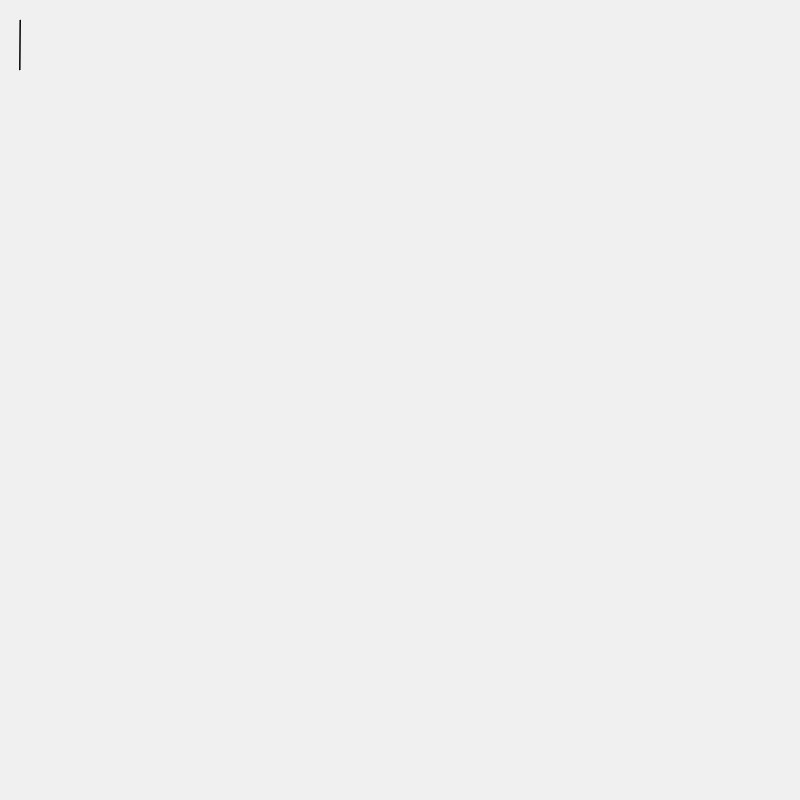
Frame 1 (no input)
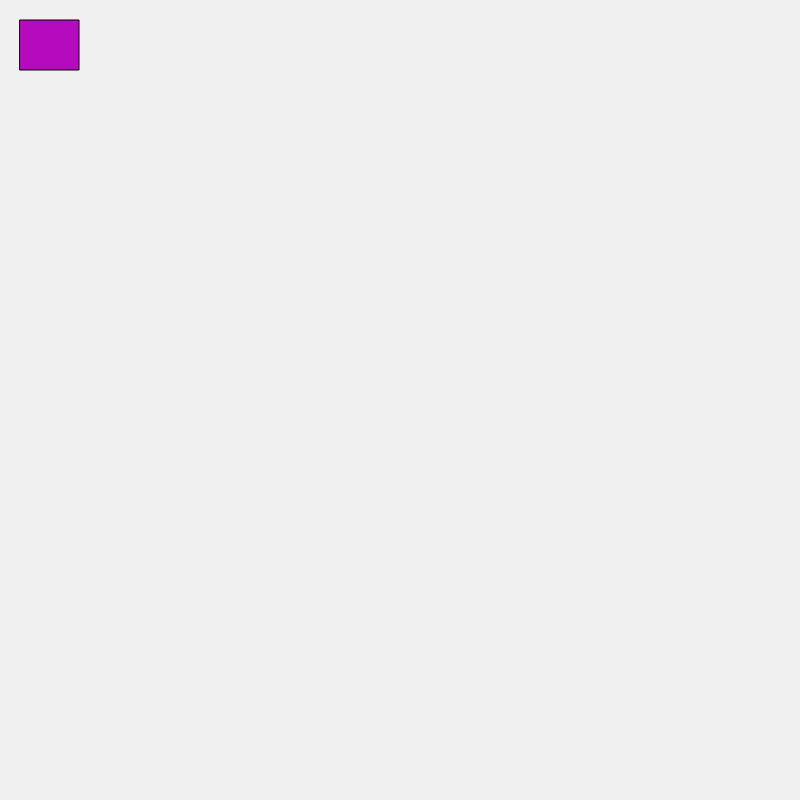
Frame 60 (no input)
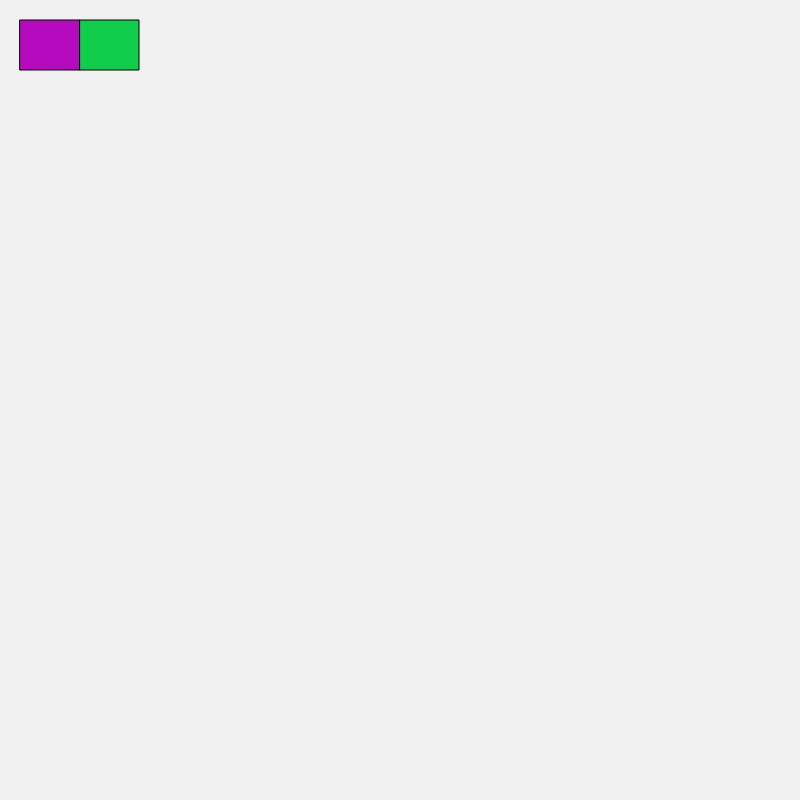
Frame 120 (the mouse pressed at the canvas centre since frame 60)

The p5.js sketch that drew these frames (run headless with seeded random() and noise() and a simulated clock; from frame 60 on, the mouse is pressed at the canvas centre):

// p5.js sketch
// ── sketch.js
let rectangles = [];
let run = true;
function preload(){

}

function setup(){
    createCanvas(800, 800);
    rectangles.push(new Rectangle(20, 20, color(random(255), random(50), random(255)), 0, true));
}

function draw(){
    background("#f0f0f0");
    if(run){
        for(let i = 0; i < rectangles.length; i++){
            rectangles[i].print();
        }  
    }
}

function mousePressed(e){
    if(mouseButton == LEFT){
        for(let i = 0; i < rectangles.length; i++){
            rectangles[i].currentRect = false;
        }
        let previousX = rectangles[rectangles.length - 1].x + rectangles[rectangles.length - 1].w;
        let previousY = rectangles[rectangles.length - 1].y;
        rectangles.push(new Rectangle(previousX, previousY, color(random(50), random(255), random(255)), 0, true));   
    }
    if(mouseButton == CENTER){
        //console.log("center");
        for(let i = 0; i < rectangles.length; i++){
            rectangles[i].currentRect = false;
        }
        rectangles.push(new Rectangle(mouseX, mouseY, color(random(255), random(255), random(255)), 0, true))
    }
    
}

function keyPressed(){
    for(let i = 0; i < rectangles.length; i++){
        rectangles[i].currentRect = false;
    }
    let previousX = rectangles[rectangles.length - 1].x + rectangles[rectangles.length - 1].w;
    let previousY = rectangles[rectangles.length - 1].y;
    rectangles.push(new Rectangle(previousX, previousY, color(random(255), random(255), random(255)), 0, true));
}

function windowResized(){
    if(windowWidth < 800 && windowHeight < 800){
        resizeCanvas(windowWidth, windowHeight);
    }
    else if(windowWidth < 800){
        resizeCanvas(windowWidth, 800);
    }
    else if(windowHeight < 800){
        resizeCanvas(800, windowWidth);
    }
}

class Rectangle{
    constructor(x, y, c, w, currentRect){
        this.x = x;
        this.y = y;
        this.c = c;
        this.w = w;
        this.currentRect = currentRect;
    }

    print(){
        fill(this.c);
        rect(this.x, this.y, this.w, 50);
        if(this.currentRect && this.x + this.w < 800){
            this.w++;
        }
    }
}
